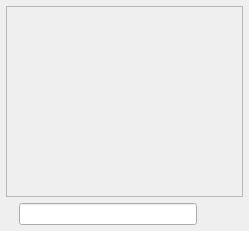
<?xml version="1.0" encoding="UTF-8"?>
<ui version="4.0">
 <class>ChatPanel</class>
 <widget class="QWidget" name="ChatPanel">
  <property name="geometry">
   <rect>
    <x>0</x>
    <y>0</y>
    <width>249</width>
    <height>231</height>
   </rect>
  </property>
  <property name="windowTitle">
   <string>Form</string>
  </property>
  <layout class="QGridLayout" name="gridLayout">
   <property name="leftMargin">
    <number>6</number>
   </property>
   <property name="topMargin">
    <number>6</number>
   </property>
   <property name="rightMargin">
    <number>6</number>
   </property>
   <property name="bottomMargin">
    <number>6</number>
   </property>
   <item row="3" column="0">
    <widget class="QLabel" name="iconLabel">
     <property name="text">
      <string/>
     </property>
     <property name="textFormat">
      <enum>Qt::RichText</enum>
     </property>
     <property name="pixmap">
      <pixmap resource="../resources/jamtaba.qrc">:/images/chat.png</pixmap>
     </property>
    </widget>
   </item>
   <item row="3" column="1">
    <widget class="QLineEdit" name="chatText">
     <property name="accessibleDescription">
      <string>Type your text to sent on the chat here</string>
     </property>
    </widget>
   </item>
   <item row="3" column="2">
    <widget class="QPushButton" name="buttonClear">
     <property name="sizePolicy">
      <sizepolicy hsizetype="Fixed" vsizetype="Fixed">
       <horstretch>0</horstretch>
       <verstretch>0</verstretch>
      </sizepolicy>
     </property>
     <property name="cursor">
      <cursorShape>PointingHandCursor</cursorShape>
     </property>
     <property name="toolTip">
      <string>clear the messages ...</string>
     </property>
     <property name="accessibleDescription">
      <string>Press that button to clear your message</string>
     </property>
     <property name="text">
      <string/>
     </property>
     <property name="flat">
      <bool>true</bool>
     </property>
    </widget>
   </item>
   <item row="1" column="0" colspan="3">
    <widget class="QScrollArea" name="chatScroll">
     <property name="sizePolicy">
      <sizepolicy hsizetype="Preferred" vsizetype="Expanding">
       <horstretch>0</horstretch>
       <verstretch>0</verstretch>
      </sizepolicy>
     </property>
     <property name="cursor" stdset="0">
      <cursorShape>OpenHandCursor</cursorShape>
     </property>
     <property name="accessibleDescription">
      <string>This is the chat scroll area</string>
     </property>
     <property name="horizontalScrollBarPolicy">
      <enum>Qt::ScrollBarAsNeeded</enum>
     </property>
     <property name="widgetResizable">
      <bool>true</bool>
     </property>
     <widget class="QWidget" name="scrollContent">
      <property name="geometry">
       <rect>
        <x>0</x>
        <y>0</y>
        <width>235</width>
        <height>188</height>
       </rect>
      </property>
      <property name="minimumSize">
       <size>
        <width>0</width>
        <height>100</height>
       </size>
      </property>
     </widget>
    </widget>
   </item>
  </layout>
 </widget>
 <resources>
  <include location="../resources/jamtaba.qrc"/>
 </resources>
 <connections/>
</ui>
